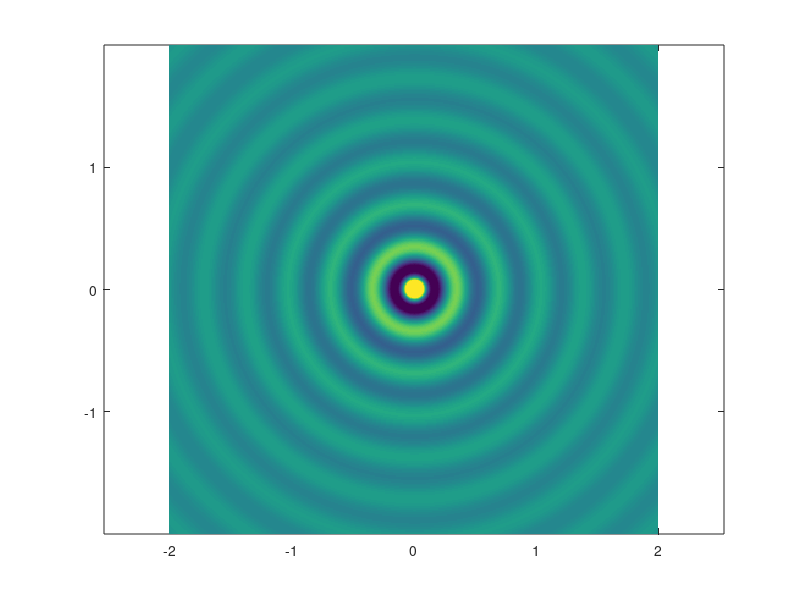
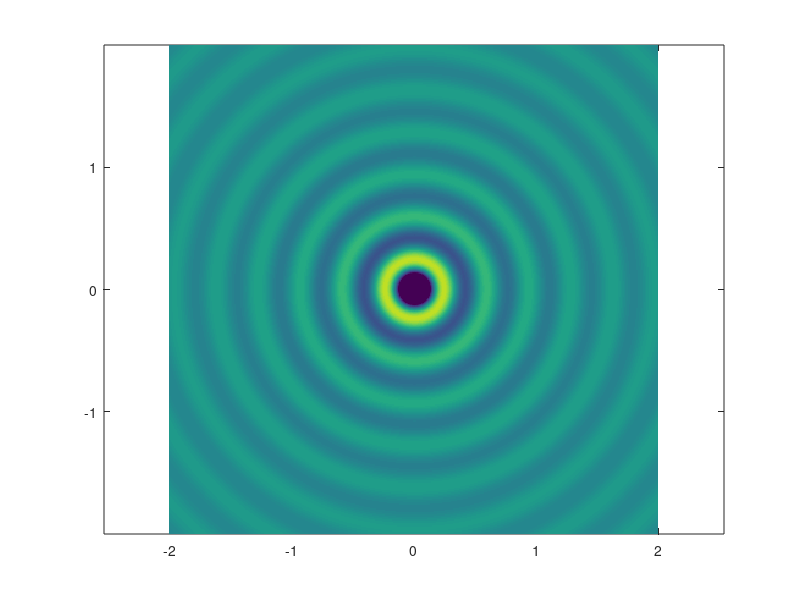
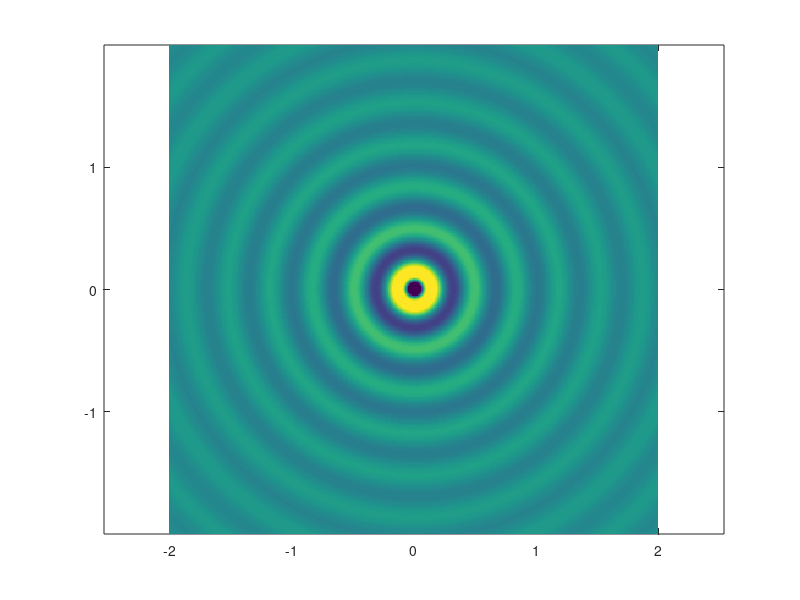

MATLAB code for these plots, in order:
close all;
clear;
clc;

v=343;  % m/s
f=1000; % Hz
w=2*pi*f;   % angular frequency
lambda=v/f; % wavelength
k=2*pi/lambda;  % k-vector
x=-2:0.01:2;
y=x;
[X,Y]=meshgrid(x,y);
A=1;    % amplitude
t=linspace(0,pi,50);

snapshots = [10, 25, 40];   % indices of frames to capture

for a=1:length(t)
    r=sqrt(X.^2+Y.^2);
    E=(A./r).*exp(1i.*(k.*r-w.*t(a)));  % wave equation
    pcolor(X,Y,real(E)); shading flat; axis equal; 
    caxis([-5 5]);
    drawnow;
    
    if ismember(a, snapshots)
        saveas(gcf, sprintf('snapshot_t%d.fig', a))
    end
end
%% 
% ------ data from static pictures ------
% in order to calculate the velocity from the pictures:
% from each pictues we will get lambda by caclulating the distance between
% two yellow circles. (r2 - r1) or (x2-x1 when y2 and y1 are 0)
% then the velocity will be: 
% v = lambda * f (f = 1000 Hz)



x1 = 0.35;
x2 = 0.7;
lambda1 = x2 - x1;
v1 = lambda1 * f;
fprintf('%c1 = %.2f - %.2f = %.2f\n',char(955), x2,x1,lambda1);
fprintf('v1 = %.2f\n', v1);

x1 = 0.25;
x2 = 0.6;
lambda2 = x2 - x1;
v2 = lambda2 * f;
fprintf('%c2 = %.2f - %.2f = %.2f\n',char(955), x2,x1,lambda2);
fprintf('v2 = %.2f\n', v2);

x1 = 0.5;
x2 = 0.85;
lambda3 = x2 - x1;
v3 = lambda3 * f;
fprintf('%c3 = %.2f - %.2f = %.2f\n',char(955), x2,x1,lambda3);
fprintf('v3 = %.2f\n', v3);
